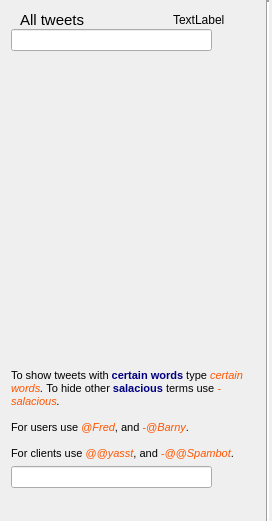
<?xml version="1.0" encoding="UTF-8"?>
<ui version="4.0">
 <class>TweetListWidgetClass</class>
 <widget class="QWidget" name="TweetListWidgetClass">
  <property name="geometry">
   <rect>
    <x>0</x>
    <y>0</y>
    <width>272</width>
    <height>521</height>
   </rect>
  </property>
  <property name="minimumSize">
   <size>
    <width>272</width>
    <height>335</height>
   </size>
  </property>
  <property name="maximumSize">
   <size>
    <width>272</width>
    <height>16777215</height>
   </size>
  </property>
  <property name="windowTitle">
   <string>TweetListWidget</string>
  </property>
  <property name="autoFillBackground">
   <bool>true</bool>
  </property>
  <layout class="QHBoxLayout" name="horizontalLayout_4">
   <property name="spacing">
    <number>3</number>
   </property>
   <property name="leftMargin">
    <number>0</number>
   </property>
   <property name="topMargin">
    <number>0</number>
   </property>
   <property name="rightMargin">
    <number>3</number>
   </property>
   <property name="bottomMargin">
    <number>0</number>
   </property>
   <item>
    <widget class="QStackedWidget" name="stack">
     <property name="sizePolicy">
      <sizepolicy hsizetype="Expanding" vsizetype="Expanding">
       <horstretch>0</horstretch>
       <verstretch>0</verstretch>
      </sizepolicy>
     </property>
     <property name="minimumSize">
      <size>
       <width>230</width>
       <height>0</height>
      </size>
     </property>
     <property name="currentIndex">
      <number>0</number>
     </property>
     <widget class="QWidget" name="page">
      <layout class="QVBoxLayout" name="verticalLayout_3">
       <item>
        <layout class="QVBoxLayout" name="verticalLayout_4">
         <property name="spacing">
          <number>0</number>
         </property>
         <item>
          <layout class="QHBoxLayout" name="horizontalLayout_2">
           <property name="spacing">
            <number>2</number>
           </property>
           <item>
            <widget class="ClickableLabel" name="type">
             <property name="maximumSize">
              <size>
               <width>16</width>
               <height>16</height>
              </size>
             </property>
             <property name="pixmap">
              <pixmap>:/buttons/twitter.png</pixmap>
             </property>
             <property name="scaledContents">
              <bool>true</bool>
             </property>
            </widget>
           </item>
           <item>
            <widget class="ClickableLabel" name="title">
             <property name="sizePolicy">
              <sizepolicy hsizetype="Expanding" vsizetype="Preferred">
               <horstretch>0</horstretch>
               <verstretch>0</verstretch>
              </sizepolicy>
             </property>
             <property name="font">
              <font>
               <pointsize>11</pointsize>
               <stylestrategy>PreferDefault</stylestrategy>
              </font>
             </property>
             <property name="text">
              <string>All tweets</string>
             </property>
            </widget>
           </item>
           <item>
            <widget class="ClickableLabel" name="count">
             <property name="text">
              <string>TextLabel</string>
             </property>
            </widget>
           </item>
           <item>
            <widget class="ClickableLabel" name="account">
             <property name="maximumSize">
              <size>
               <width>16</width>
               <height>16</height>
              </size>
             </property>
             <property name="pixmap">
              <pixmap>:/buttons/twitter.png</pixmap>
             </property>
             <property name="scaledContents">
              <bool>true</bool>
             </property>
            </widget>
           </item>
           <item>
            <widget class="QPushButton" name="closeButton">
             <property name="maximumSize">
              <size>
               <width>16</width>
               <height>16</height>
              </size>
             </property>
             <property name="icon">
              <iconset>
               <normaloff>:/buttons/close.png</normaloff>:/buttons/close.png</iconset>
             </property>
             <property name="flat">
              <bool>true</bool>
             </property>
            </widget>
           </item>
          </layout>
         </item>
         <item>
          <layout class="QHBoxLayout" name="toptextbox">
           <property name="spacing">
            <number>0</number>
           </property>
           <item>
            <widget class="FilterLineEdit" name="topText"/>
           </item>
           <item>
            <widget class="QPushButton" name="topCloseButton">
             <property name="icon">
              <iconset>
               <normaloff>:/buttons/search.png</normaloff>:/buttons/search.png</iconset>
             </property>
             <property name="flat">
              <bool>true</bool>
             </property>
            </widget>
           </item>
          </layout>
         </item>
        </layout>
       </item>
       <item>
        <widget class="QScrollArea" name="scrollArea">
         <property name="frameShape">
          <enum>QFrame::NoFrame</enum>
         </property>
         <property name="frameShadow">
          <enum>QFrame::Plain</enum>
         </property>
         <property name="widgetResizable">
          <bool>true</bool>
         </property>
         <widget class="QWidget" name="scrollAreaWidgetContents">
          <property name="geometry">
           <rect>
            <x>0</x>
            <y>0</y>
            <width>245</width>
            <height>145</height>
           </rect>
          </property>
          <layout class="QVBoxLayout" name="verticalLayout_2">
           <item>
            <layout class="QVBoxLayout" name="tweets">
             <property name="spacing">
              <number>0</number>
             </property>
             <property name="sizeConstraint">
              <enum>QLayout::SetMaximumSize</enum>
             </property>
             <property name="leftMargin">
              <number>0</number>
             </property>
            </layout>
           </item>
          </layout>
         </widget>
        </widget>
       </item>
       <item>
        <spacer name="resizespacer">
         <property name="orientation">
          <enum>Qt::Vertical</enum>
         </property>
         <property name="sizeType">
          <enum>QSizePolicy::Expanding</enum>
         </property>
         <property name="sizeHint" stdset="0">
          <size>
           <width>20</width>
           <height>0</height>
          </size>
         </property>
        </spacer>
       </item>
       <item>
        <widget class="QLabel" name="filterHelp">
         <property name="font">
          <font>
           <pointsize>8</pointsize>
          </font>
         </property>
         <property name="text">
          <string>&lt;!DOCTYPE HTML PUBLIC &quot;-//W3C//DTD HTML 4.0//EN&quot; &quot;http://www.w3.org/TR/REC-html40/strict.dtd&quot;&gt;
&lt;html&gt;&lt;head&gt;&lt;meta name=&quot;qrichtext&quot; content=&quot;1&quot; /&gt;&lt;style type=&quot;text/css&quot;&gt;
p, li { white-space: pre-wrap; }
&lt;/style&gt;&lt;/head&gt;&lt;body style=&quot; font-family:'MS Shell Dlg 2'; font-size:8.25pt; font-weight:400; font-style:normal;&quot;&gt;
&lt;p style=&quot; margin-top:0px; margin-bottom:0px; margin-left:0px; margin-right:0px; -qt-block-indent:0; text-indent:0px;&quot;&gt;&lt;span style=&quot; font-size:8pt;&quot;&gt;To show tweets with &lt;/span&gt;&lt;span style=&quot; font-size:8pt; font-weight:600; color:#00007f;&quot;&gt;certain words&lt;/span&gt;&lt;span style=&quot; font-size:8pt;&quot;&gt; type &lt;/span&gt;&lt;span style=&quot; font-size:8pt; font-style:italic; color:#ff5500;&quot;&gt;certain words&lt;/span&gt;&lt;span style=&quot; font-size:8pt; font-style:italic;&quot;&gt;. &lt;/span&gt;&lt;span style=&quot; font-size:8pt;&quot;&gt;To hide other &lt;/span&gt;&lt;span style=&quot; font-size:8pt; font-weight:600; color:#00007f;&quot;&gt;salacious&lt;/span&gt;&lt;span style=&quot; font-size:8pt;&quot;&gt; terms use &lt;/span&gt;&lt;span style=&quot; font-size:8pt; font-style:italic; color:#ff5500;&quot;&gt;-salacious&lt;/span&gt;&lt;span style=&quot; font-size:8pt; font-style:italic;&quot;&gt;.&lt;/span&gt;&lt;/p&gt;
&lt;p style=&quot;-qt-paragraph-type:empty; margin-top:0px; margin-bottom:0px; margin-left:0px; margin-right:0px; -qt-block-indent:0; text-indent:0px; font-size:8pt;&quot;&gt;&lt;/p&gt;
&lt;p style=&quot; margin-top:0px; margin-bottom:0px; margin-left:0px; margin-right:0px; -qt-block-indent:0; text-indent:0px;&quot;&gt;&lt;span style=&quot; font-size:8pt;&quot;&gt;For users use &lt;/span&gt;&lt;span style=&quot; font-size:8pt; font-style:italic; color:#ff5500;&quot;&gt;@Fred&lt;/span&gt;&lt;span style=&quot; font-size:8pt;&quot;&gt;, and &lt;/span&gt;&lt;span style=&quot; font-size:8pt; font-style:italic; color:#ff5500;&quot;&gt;-@Barny&lt;/span&gt;&lt;span style=&quot; font-size:8pt; color:#000000;&quot;&gt;.&lt;/span&gt;&lt;/p&gt;
&lt;p style=&quot;-qt-paragraph-type:empty; margin-top:0px; margin-bottom:0px; margin-left:0px; margin-right:0px; -qt-block-indent:0; text-indent:0px; font-size:8pt; color:#000000;&quot;&gt;&lt;/p&gt;
&lt;p style=&quot; margin-top:0px; margin-bottom:0px; margin-left:0px; margin-right:0px; -qt-block-indent:0; text-indent:0px;&quot;&gt;&lt;span style=&quot; font-size:8pt; color:#000000;&quot;&gt;For clients use &lt;/span&gt;&lt;span style=&quot; font-size:8pt; font-style:italic; color:#ff5500;&quot;&gt;@@yasst&lt;/span&gt;&lt;span style=&quot; font-size:8pt; color:#000000;&quot;&gt;, and &lt;/span&gt;&lt;span style=&quot; font-size:8pt; font-style:italic; color:#ff5500;&quot;&gt;-@@Spambot&lt;/span&gt;&lt;span style=&quot; font-size:8pt; color:#000000;&quot;&gt;.&lt;/span&gt;&lt;/p&gt;&lt;/body&gt;&lt;/html&gt;</string>
         </property>
         <property name="wordWrap">
          <bool>true</bool>
         </property>
        </widget>
       </item>
       <item>
        <layout class="QHBoxLayout" name="filterBox">
         <property name="spacing">
          <number>0</number>
         </property>
         <item>
          <widget class="FilterLineEdit" name="filterText"/>
         </item>
         <item>
          <widget class="QPushButton" name="filterCloseButton">
           <property name="icon">
            <iconset>
             <normaloff>:/buttons/close.png</normaloff>:/buttons/close.png</iconset>
           </property>
           <property name="flat">
            <bool>true</bool>
           </property>
          </widget>
         </item>
        </layout>
       </item>
       <item>
        <layout class="QHBoxLayout" name="horizontalLayout_5">
         <property name="spacing">
          <number>0</number>
         </property>
         <item>
          <widget class="QPushButton" name="popoutButton">
           <property name="sizePolicy">
            <sizepolicy hsizetype="Maximum" vsizetype="Fixed">
             <horstretch>0</horstretch>
             <verstretch>0</verstretch>
            </sizepolicy>
           </property>
           <property name="maximumSize">
            <size>
             <width>16</width>
             <height>16</height>
            </size>
           </property>
           <property name="toolTip">
            <string>Popout this column, shows only a compact view of this column.
Close this popup to return to the normal view.</string>
           </property>
           <property name="icon">
            <iconset>
             <normaloff>:/buttons/unfollow.png</normaloff>:/buttons/unfollow.png</iconset>
           </property>
           <property name="checkable">
            <bool>true</bool>
           </property>
           <property name="checked">
            <bool>false</bool>
           </property>
           <property name="flat">
            <bool>true</bool>
           </property>
          </widget>
         </item>
         <item>
          <spacer name="horizontalSpacer">
           <property name="orientation">
            <enum>Qt::Horizontal</enum>
           </property>
           <property name="sizeHint" stdset="0">
            <size>
             <width>40</width>
             <height>0</height>
            </size>
           </property>
          </spacer>
         </item>
         <item>
          <widget class="QPushButton" name="markasreadButton">
           <property name="sizePolicy">
            <sizepolicy hsizetype="Maximum" vsizetype="Fixed">
             <horstretch>0</horstretch>
             <verstretch>0</verstretch>
            </sizepolicy>
           </property>
           <property name="maximumSize">
            <size>
             <width>16</width>
             <height>16</height>
            </size>
           </property>
           <property name="toolTip">
            <string>Click to mark tweets in this column read.
You can double click on individual tweets to mark them read.</string>
           </property>
           <property name="icon">
            <iconset>
             <normaloff>:/buttons/markasread.png</normaloff>:/buttons/markasread.png</iconset>
           </property>
           <property name="checkable">
            <bool>false</bool>
           </property>
           <property name="checked">
            <bool>false</bool>
           </property>
           <property name="flat">
            <bool>true</bool>
           </property>
          </widget>
         </item>
         <item>
          <widget class="QPushButton" name="refreshButton">
           <property name="sizePolicy">
            <sizepolicy hsizetype="Maximum" vsizetype="Fixed">
             <horstretch>0</horstretch>
             <verstretch>0</verstretch>
            </sizepolicy>
           </property>
           <property name="maximumSize">
            <size>
             <width>16</width>
             <height>16</height>
            </size>
           </property>
           <property name="toolTip">
            <string>Click to refresh tweets in this column.</string>
           </property>
           <property name="icon">
            <iconset>
             <normaloff>:/buttons/refresh.png</normaloff>:/buttons/refresh.png</iconset>
           </property>
           <property name="checkable">
            <bool>false</bool>
           </property>
           <property name="checked">
            <bool>false</bool>
           </property>
           <property name="flat">
            <bool>true</bool>
           </property>
          </widget>
         </item>
         <item>
          <widget class="QPushButton" name="pruneButton">
           <property name="sizePolicy">
            <sizepolicy hsizetype="Maximum" vsizetype="Fixed">
             <horstretch>0</horstretch>
             <verstretch>0</verstretch>
            </sizepolicy>
           </property>
           <property name="maximumSize">
            <size>
             <width>16</width>
             <height>16</height>
            </size>
           </property>
           <property name="toolTip">
            <string>Click to remove unread tweets.</string>
           </property>
           <property name="icon">
            <iconset>
             <normaloff>:/buttons/prune.png</normaloff>:/buttons/prune.png</iconset>
           </property>
           <property name="checkable">
            <bool>false</bool>
           </property>
           <property name="checked">
            <bool>false</bool>
           </property>
           <property name="flat">
            <bool>true</bool>
           </property>
          </widget>
         </item>
         <item>
          <widget class="QPushButton" name="muteButton">
           <property name="sizePolicy">
            <sizepolicy hsizetype="Maximum" vsizetype="Fixed">
             <horstretch>0</horstretch>
             <verstretch>0</verstretch>
            </sizepolicy>
           </property>
           <property name="maximumSize">
            <size>
             <width>16</width>
             <height>16</height>
            </size>
           </property>
           <property name="toolTip">
            <string>Click to mute this column. Muted columns don't make annoying noises.</string>
           </property>
           <property name="icon">
            <iconset>
             <normaloff>:/buttons/unmuted.png</normaloff>
             <activeon>:/buttons/muted.png</activeon>:/buttons/unmuted.png</iconset>
           </property>
           <property name="checkable">
            <bool>true</bool>
           </property>
           <property name="checked">
            <bool>false</bool>
           </property>
           <property name="flat">
            <bool>true</bool>
           </property>
          </widget>
         </item>
         <item>
          <widget class="QPushButton" name="filterButton">
           <property name="sizePolicy">
            <sizepolicy hsizetype="Maximum" vsizetype="Fixed">
             <horstretch>0</horstretch>
             <verstretch>0</verstretch>
            </sizepolicy>
           </property>
           <property name="maximumSize">
            <size>
             <width>16</width>
             <height>16</height>
            </size>
           </property>
           <property name="toolTip">
            <string>Click to filter tweets in this column.</string>
           </property>
           <property name="icon">
            <iconset>
             <normaloff>:/buttons/search.png</normaloff>:/buttons/search.png</iconset>
           </property>
           <property name="flat">
            <bool>true</bool>
           </property>
          </widget>
         </item>
        </layout>
       </item>
      </layout>
     </widget>
     <widget class="QWidget" name="page_2">
      <layout class="QGridLayout" name="gridLayout_3">
       <item row="3" column="0">
        <widget class="QListWidget" name="groupmembers">
         <property name="showDropIndicator" stdset="0">
          <bool>false</bool>
         </property>
         <property name="alternatingRowColors">
          <bool>true</bool>
         </property>
         <property name="selectionMode">
          <enum>QAbstractItemView::MultiSelection</enum>
         </property>
         <property name="sortingEnabled">
          <bool>true</bool>
         </property>
        </widget>
       </item>
       <item row="2" column="0">
        <widget class="QLabel" name="label">
         <property name="text">
          <string>Select the members of this group</string>
         </property>
        </widget>
       </item>
       <item row="0" column="0">
        <layout class="QHBoxLayout" name="horizontalLayout">
         <item>
          <widget class="QLabel" name="label_2">
           <property name="text">
            <string>Name:</string>
           </property>
           <property name="buddy">
            <cstring>groupname</cstring>
           </property>
          </widget>
         </item>
         <item>
          <widget class="QLineEdit" name="groupname">
           <property name="text">
            <string/>
           </property>
          </widget>
         </item>
         <item>
          <widget class="QPushButton" name="cancel">
           <property name="text">
            <string>Cancel</string>
           </property>
          </widget>
         </item>
         <item>
          <widget class="QPushButton" name="save">
           <property name="sizePolicy">
            <sizepolicy hsizetype="Maximum" vsizetype="Fixed">
             <horstretch>0</horstretch>
             <verstretch>0</verstretch>
            </sizepolicy>
           </property>
           <property name="text">
            <string>Save</string>
           </property>
          </widget>
         </item>
        </layout>
       </item>
       <item row="1" column="0">
        <widget class="QCheckBox" name="twitterlist">
         <property name="text">
          <string>Twitter list</string>
         </property>
        </widget>
       </item>
      </layout>
     </widget>
    </widget>
   </item>
   <item>
    <widget class="Line" name="mover">
     <property name="cursor">
      <cursorShape>SizeHorCursor</cursorShape>
     </property>
     <property name="lineWidth">
      <number>2</number>
     </property>
     <property name="orientation">
      <enum>Qt::Vertical</enum>
     </property>
    </widget>
   </item>
  </layout>
 </widget>
 <layoutdefault spacing="6" margin="11"/>
 <customwidgets>
  <customwidget>
   <class>ClickableLabel</class>
   <extends>QLabel</extends>
   <header>ClickableLabel.h</header>
  </customwidget>
  <customwidget>
   <class>FilterLineEdit</class>
   <extends>QLineEdit</extends>
   <header>FilterLineEdit.h</header>
  </customwidget>
 </customwidgets>
 <resources>
  <include location="resources.qrc"/>
 </resources>
 <connections>
  <connection>
   <sender>topText</sender>
   <signal>returnPressed()</signal>
   <receiver>topCloseButton</receiver>
   <slot>click()</slot>
   <hints>
    <hint type="sourcelabel">
     <x>186</x>
     <y>75</y>
    </hint>
    <hint type="destinationlabel">
     <x>216</x>
     <y>78</y>
    </hint>
   </hints>
  </connection>
 </connections>
</ui>
